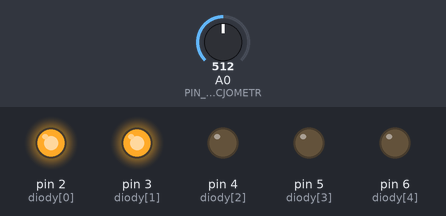
The sketch below on a simulated Arduino Uno, built with avr-gcc and run on an emulated ATmega328P. On the bench: output pins drawn as LEDs (lit = HIGH). Inputs (shaded band) come from the test bench; at power-on: A0 (PIN_POTENCJOMETR) = 512.

Above: at 1.2 s.
1.3 s: A0 (PIN_POTENCJOMETR) set to 603
2.8 s: A0 (PIN_POTENCJOMETR) set to 630
At 3.8 s:
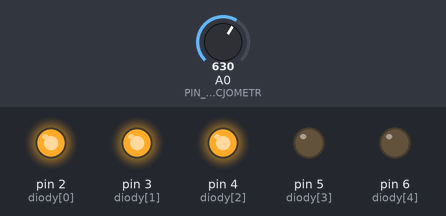
4.3 s: A0 (PIN_POTENCJOMETR) set to 807
5.8 s: A0 (PIN_POTENCJOMETR) set to 831
At 6.4 s:
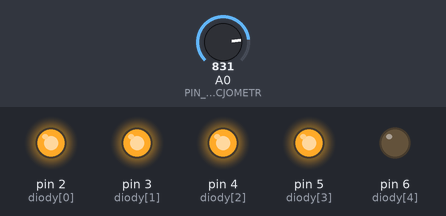
7.3 s: A0 (PIN_POTENCJOMETR) set to 1004
8.8 s: A0 (PIN_POTENCJOMETR) set to 1023
At 9.4 s:
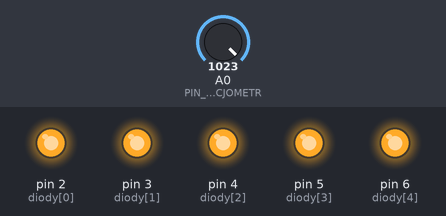
Timing chart, 0 to 11.3 s (numbered marks = the images above; inputs shaded):
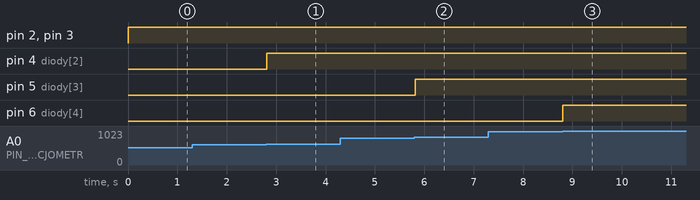

Measured:
- the behaviour switches between 613 and 614 on A0 (PIN_POTENCJOMETR) (found by bisection; images 0 and 1)
- the behaviour switches between 818 and 819 on A0 (PIN_POTENCJOMETR) (found by bisection; images 1 and 2)
- the behaviour switches between 1022 and 1023 on A0 (PIN_POTENCJOMETR) (found by bisection; images 2 and 3)
- after the input at 1.3 s, every drawn part: stays the same
- after the input at 2.8 s, pin 4 (diody[2]): LOW → HIGH at once
- after the input at 4.3 s, every drawn part: stays the same
- after the input at 5.8 s, pin 5 (diody[3]): LOW → HIGH at once
- after the input at 7.3 s, every drawn part: stays the same
- after the input at 8.8 s, pin 6 (diody[4]): LOW → HIGH at once

The sketch:

testanalogpin.ino
```cpp
const int PIN_POTENCJOMETR = A0; // Fizyczna nóżka 23
const int diody[] = {2, 3, 4, 5, 6}; // Fizyczne nóżki 4, 5, 6, 11, 12

void setup() {
  for (int i = 0; i < 5; i++) {
    pinMode(diody[i], OUTPUT);
  }
}

void loop() {
  // Odczyt napięcia z potencjometru (0 - 1023)
  int odczyt = analogRead(PIN_POTENCJOMETR);

  // Zamiana na zakres 0-5 (bo mamy 5 diod)
  // To upraszcza kod: jeśli wynik to 3, zapalą się 3 diody.
  int poziom = map(odczyt, 0, 1023, 0, 5);

  for (int i = 0; i < 5; i++) {
    if (i < poziom) {
      digitalWrite(diody[i], HIGH);
    } else {
      digitalWrite(diody[i], LOW);
    }
  }

  delay(20); // Małe opóźnienie, żeby diody nie mrugały przy wahaniach napięcia
}
```
